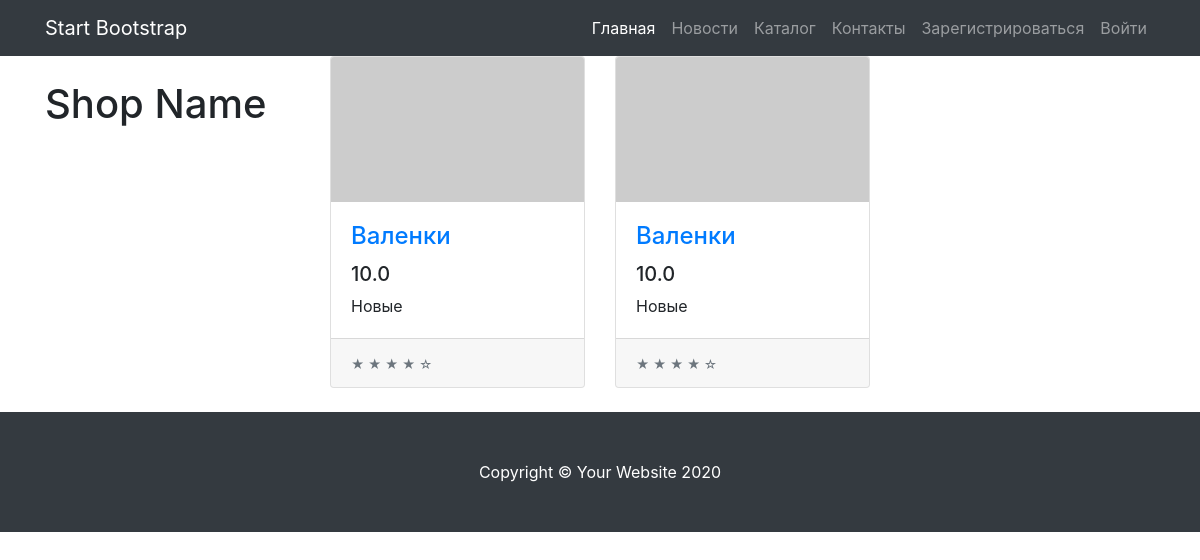
Page /products on the committed database.
### data/product.py (models this page shows, shortened)
class Product(SqlAlchemyBase):
    __tablename__ = 'products'
    id = sqlalchemy.Column(sqlalchemy.Integer, primary_key=True, autoincrement=True)
    title = sqlalchemy.Column(sqlalchemy.String, nullable=True)
    photo_1 = sqlalchemy.Column(sqlalchemy.String, nullable=True)
    photo_2 = sqlalchemy.Column(sqlalchemy.String, nullable=True)
    photo_3 = sqlalchemy.Column(sqlalchemy.String, nullable=True)
    descript = sqlalchemy.Column(sqlalchemy.String, nullable=True)
    price = sqlalchemy.Column(sqlalchemy.Float, nullable=False)
    is_featured = sqlalchemy.Column(sqlalchemy.Boolean, nullable=False, default=False)
    rating = sqlalchemy.Column(sqlalchemy.Float, default= 0, nullable=False)
    created_date = sqlalchemy.Column(sqlalchemy.DateTime,
                                     default=datetime.datetime.now)
    categories = orm.relation("ProductCategories", back_populates="product")

### wsgi.py (the view, shortened to what this page needs)
@app.route('/products')
def product():
    category = request.args.get("category", None)
    db_sess = db_session.create_session()
    cat = db_sess.query(Categories)
    if not category:
        data = db_sess.query(Product)
        return render_template("product.html",
                               products=data,
                               categories=cat,
                               title="Товары")

### data/db_session.py (called while the page is built)
def create_session() -> Session:
    global __factory
    return __factory()

### templates/product.html (shortened to what this page needs)
{% extends "base.html" %}
{% block content %}
<div class="row">
      <div class="col-lg-3">
        <h1 class="my-4">Shop Name</h1>
      </div>
      <div class="col-lg-9">
          <div class="row">
              {% for item in products %}
          <div class="col-lg-4 col-md-6 mb-4">
            <div class="card h-100">
              <a href="./products/{{item.id}}"><img class="card-img-top" src="http://placehold.it/700x400" alt=""></a>
              <div class="card-body">
                <h4 class="card-title">
                  <a href="./products/{{item.id}}">{{item.title}}</a>
                </h4>
                <h5>{{item.price}}</h5>
                <p class="card-text">{{item.descript}}</p>
              </div>
              <div class="card-footer">
                <small class="text-muted">&#9733; &#9733; &#9733; &#9733; &#9734;</small>
              </div>
            </div>
          </div>
              {%endfor%}
          </div>
      </div>
</div>
{% endblock %}

### static/css/shop-homepage.css (style rules this page uses)
body { padding-top: 56px; }

### rows in the picture
Product: title "Валенки", price "10.0", descript "Новые"
Product: title "Валенки", price "10.0", descript "Новые"
